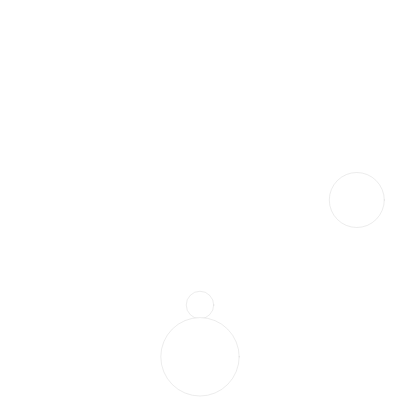
Frame 1 (no input)
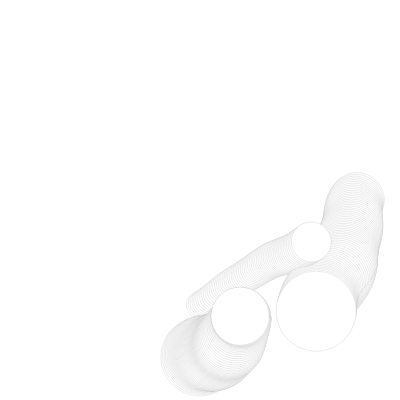
Frame 60 (no input)
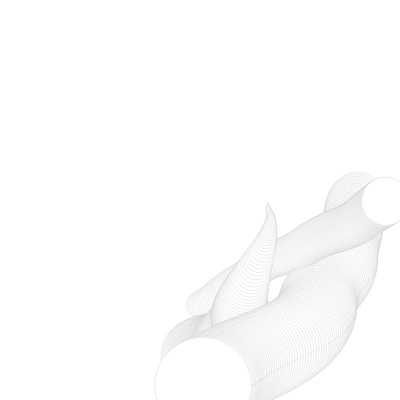
Frame 120 (the mouse pressed at the canvas centre since frame 60)

The p5.js sketch that drew these frames (run headless with seeded random() and noise() and a simulated clock; from frame 60 on, the mouse is pressed at the canvas centre):

// p5.js sketch
// ── sketch.js
let a;

function setup() {
  createCanvas(400, 400);
  background(255);
  a = 0;
}

function draw() {
  //background(220);
  //fill(240, 200, 190);
  //rect(10, 10, width - 40);
  translate(width / 2, height / 2);
  let r = 200;
  //added noise to simple sin and cos for circle
  let x = r * cos(a + noise(a));
  let y = r * sin(a);
  //print(y);
  strokeWeight(0.3);
  
  //noFill();
  //fill(240, 200, 190);
  let sz = map(y, -200, 200, 10, 100);
  stroke(190);
  ellipse(x, y, sz);
  ellipse(y, x*noise(a), sz/2);
  ellipse(y*noise(a), x, x/2);
  //fill(100, 100+x,10);
  //ellipse(x*noise(x), y+noise(a), 10);
  a = a + 0.01;

}
